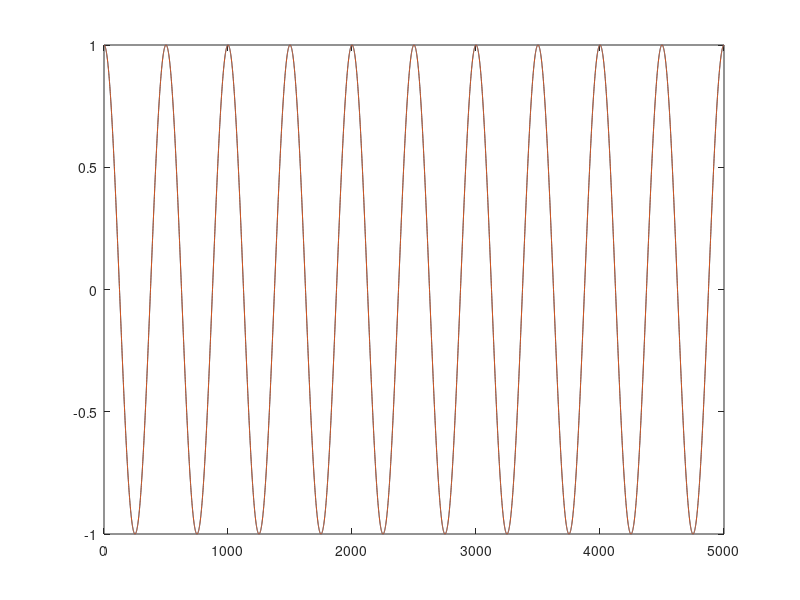
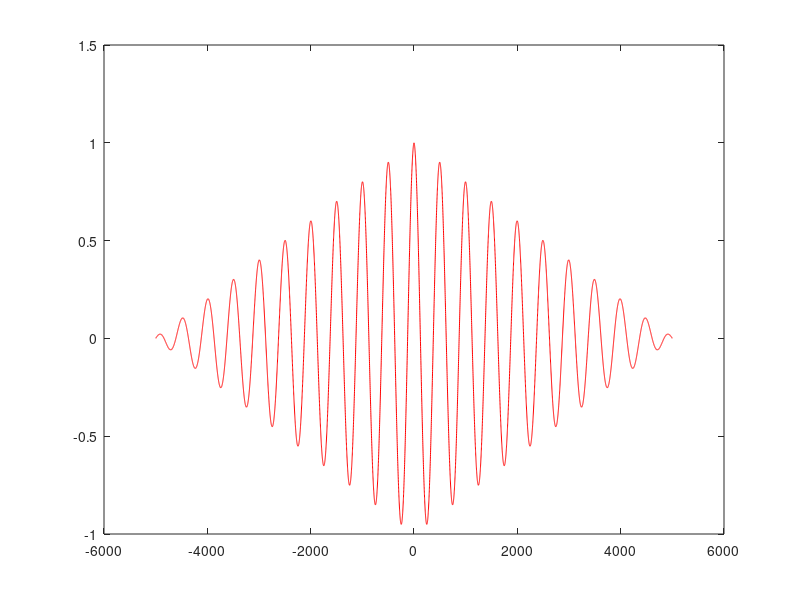

Recreate these plots in MATLAB, in order.
offset = 0;
phaseshift= 0;
attenuate = 1;
background = 0;
period = 500;
life = period * 10;
%phaseshift= 0;

t = 1 : life;
s1 = cos (2*pi*t/period + offset);
s2 = attenuate * cos (2*pi*t/period+ offset + phaseshift) + background;                        
figure(1); clf;
plot (t,s1, t,s2);
Axis_x = -length(s1)+1 : 1 : length(s1)-1;               
cross_corr = xcorr(s1,s2,'coeff');                       
figure(2); clf;
% don't panic if you see that it is not a cosine
% this is due to the fact that it is a finite signal, leading to
% attenuation.
% If it can be an infinite signal, it will be a perfect cosine.
plot( Axis_x, cross_corr,'r');